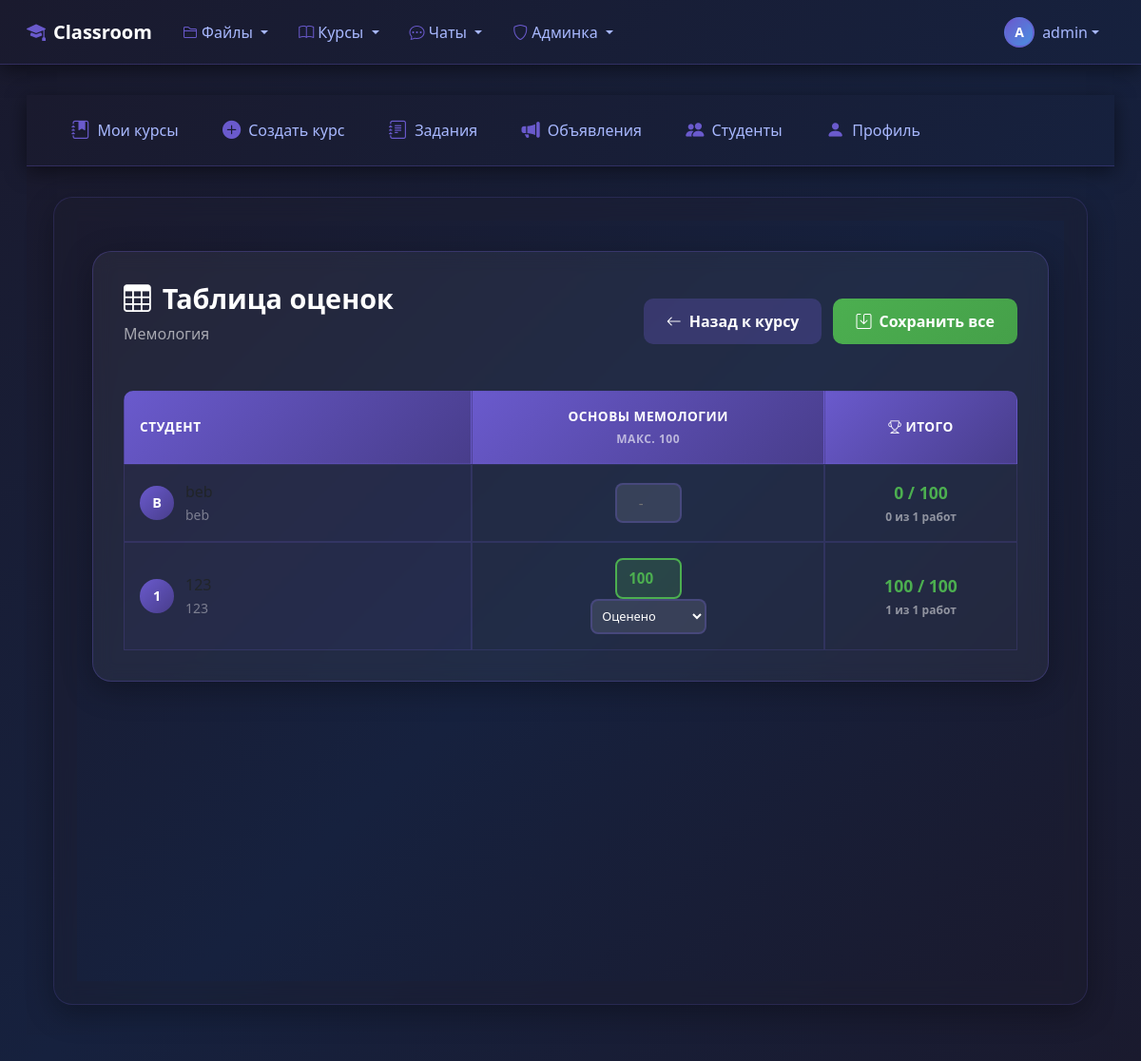
The page /2/gradebook/ (signed in) on the database as committed earlier.
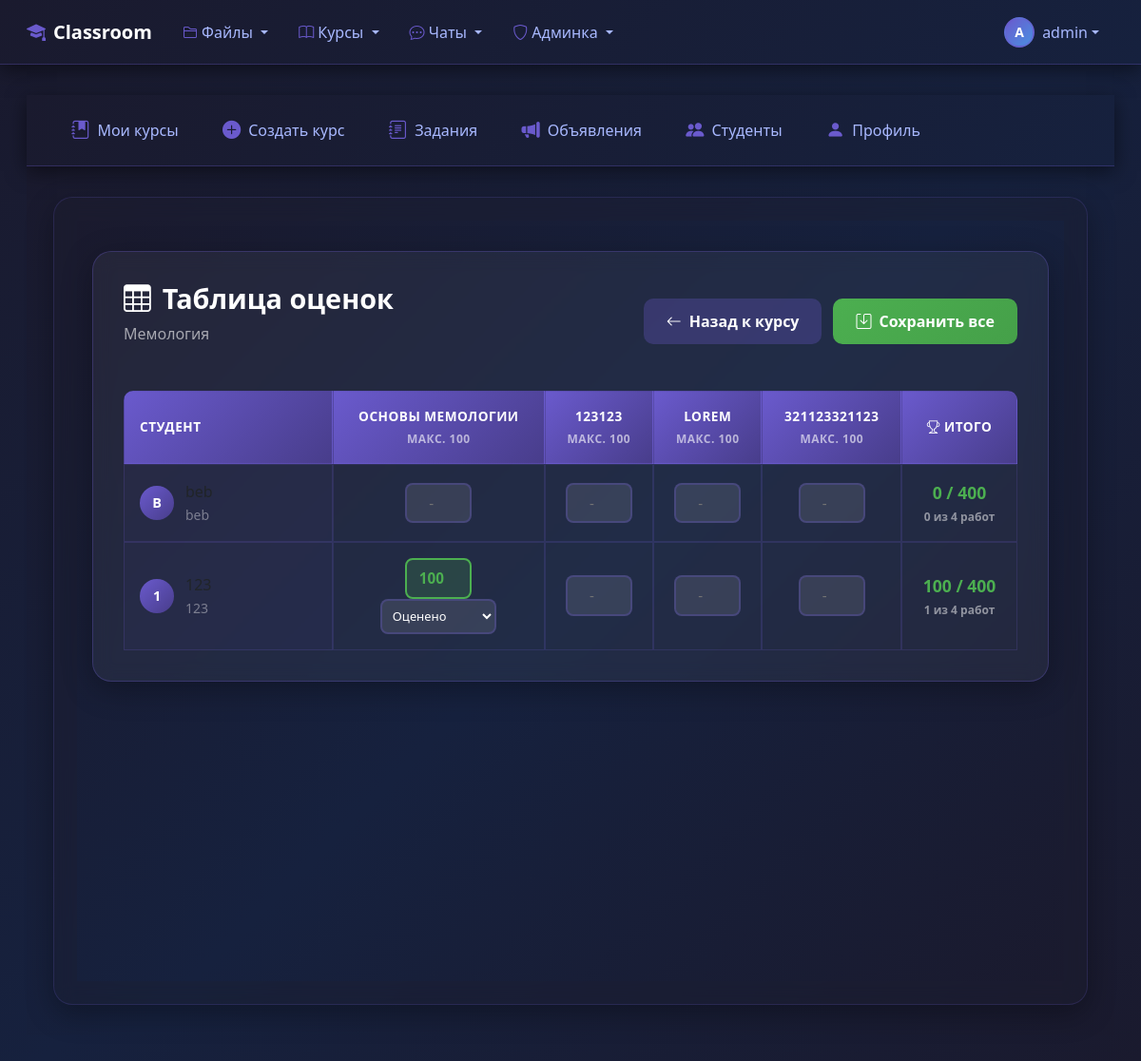
The same page on the database as committed later.
### classroom_core/models.py (models this page shows, shortened)
class Assignment(models.Model ):
    STATUS_CHOICES =[
   ('draft','Черновик'),
   ('published','Опубликовано'),
   ('closed','Закрыто'),
    ]
    course =models.ForeignKey(
    Course,
    on_delete =models.CASCADE ,
    related_name ='assignments',
    null = True,
    )
    section =models.ForeignKey(
    CourseSection ,
    on_delete =models.SET_NULL ,
    null =True,
    blank =True,
    related_name ='assignments'
    )
    title =models.CharField(max_length =255 )
    description =models.TextField()
    status =models.CharField(
    max_length =20 ,
    choices =STATUS_CHOICES ,
    default ='draft'
    )
    due_date =models.DateTimeField(null =True ,blank =True )
    allow_late_submissions =models.BooleanField(default =False )
    max_points =models.IntegerField(default =100 )
    passing_score =models.IntegerField(default =50 )
    is_group_assignment =models.BooleanField(default =False )
    group_size_min=models.IntegerField(default=1)
    group_size_max=models.IntegerField(default=1)
    attachment =models.FileField(
    upload_to ='assignment_attachments/',
    null =True ,
    blank =True
    )
    created_at =models.DateTimeField(auto_now_add =True )
    updated_at =models.DateTimeField(auto_now =True )
    published_at =models.DateTimeField(null =True ,blank =True )
    class Meta :
        ordering =['-due_date','-created_at']
        verbose_name ='Задание'
        verbose_name_plural ='Задания'

### classroom_core/views.py (the view)
# urls.py: path('<int:course_id>/gradebook/', views.course_gradebook, name='course_gradebook'),
@login_required
def course_gradebook(request, course_id):
    course = get_object_or_404(Course, id=course_id)
    if not course.can_access(request.user):
        raise PermissionDenied
    can_grade = course.can_edit(request.user)
    if not can_grade:
        raise PermissionDenied
    students = course.get_all_enrolled_students() #.order_by('first_name', 'last_name', 'username')
    assignments = course.assignments.filter(status='published').order_by('created_at')
    submissions = AssignmentSubmission.objects.filter(
        assignment__in=assignments
    ).select_related('student', 'assignment')
    submissions_dict = {}
    for sub in submissions:
        key = (sub.student.id, sub.assignment.id)
        submissions_dict[key] = sub
    grade_matrix = []
    for student in students:
        student_row = {
            'student': student,
            'grades': [],
            'total_score': 0,
            'max_score': 0,
            'graded_count': 0,
        }
        for assignment in assignments:
            key = (student.id, assignment.id)
            submission = submissions_dict.get(key)
            grade_entry = {
                'assignment': assignment,
                'submission': submission,
                'score': submission.score if submission and submission.score is not None else None,
                'max_points': assignment.max_points,
                'status': submission.status if submission else None,
            }
            student_row['grades'].append(grade_entry)
            if submission and submission.score is not None:
                student_row['total_score'] += submission.score
                student_row['graded_count'] += 1
            student_row['max_score'] += assignment.max_points
        grade_matrix.append(student_row)
    context = {
        'course': course,
        'students': students,
        'assignments': assignments,
        'grade_matrix': grade_matrix,
        'can_grade': can_grade,
    }
    return render(request, 'classroom_core/course_gradebook.html', context)

### classroom_core/models.py (called while the page is built, shortened)
    def is_teacher(self):
        return self.role == 'teacher'

    def is_staff(self):
        return self.role == 'staff'

    def can_access(self, user):
        if user.is_superuser:
            return True

    def can_edit(self, user):
        return user == self.instructor or user.is_superuser or user.profile.is_staff()

    def get_all_enrolled_students(self):
        individual_students = set(self.students.all())
        group_students = set()
        for group in self.student_groups.all():
            for profile in group.students.all():
                group_students.add(profile.user)
        return individual_students.union(group_students)

### templates/classroom_core/course_gradebook.html (shortened to what the changed rows need)
{% extends "classroom_core/base_courses.html" %}
{% block courses_content %}
<div class="dark-theme-gradebook">
    <div class="gradebook-container">
        <div class="gradebook-header">
            <div>
                <h1 class="gradebook-title">
                    <i class="bi bi-table"></i>
                    Таблица оценок
                </h1>
            </div>
        </div>
        {% if students and assignments %}
        <div style="overflow-x: auto;">
            <table class="gradebook-table">
                <thead>
                    <tr>
                        <th>Студент</th>
                        {% for assignment in assignments %}
                        <th>
                            {{ assignment.title }}
                            <span class="assignment-max-points">макс. {{ assignment.max_points }}</span>
                        </th>
                        {% endfor %}
                        <th>
                            <i class="bi bi-trophy"></i>
                            Итого
                        </th>
                    </tr>
                </thead>
                <tbody>
                    {% for row in grade_matrix %}
                    <tr>
                        <td>
                            <div class="student-cell">
                                <div class="student-avatar">
                                    {{ row.student.get_full_name|default:row.student.username|slice:":1"|upper }}
                                </div>
                                <div>
                                    <div>{{ row.student.get_full_name|default:row.student.username }}</div>
                                    <small style="color: rgba(255,255,255,0.4);">{{ row.student.username }}</small>
                                </div>
                            </div>
                        </td>
                        {% for grade in row.grades %}
                        <td>
                            {% if grade.submission %}
                            <div class="tooltip-grade">
                                <input type="number"
                                       class="grade-input {% if grade.score is not None %}has-grade{% endif %}"
                                       id="score_{{ row.student.id }}_{{ grade.assignment.id }}"
                                       value="{{ grade.score|default:'' }}"
                                       min="0"
                                       max="{{ grade.max_points }}"
                                       data-student-id="{{ row.student.id }}"
                                       data-assignment-id="{{ grade.assignment.id }}"
                                       onchange="onGradeChange(this)">
                            </div>
                            <select class="status-select"
                                    id="status_{{ row.student.id }}_{{ grade.assignment.id }}"
                                    data-student-id="{{ row.student.id }}"
                                    data-assignment-id="{{ grade.assignment.id }}"
                                    onchange="onGradeChange(this)">
                                <option value="graded" {% if grade.status == 'graded' %}selected{% endif %}>Оценено</option>
                            </select>
                            {% else %}
                            <input type="number"
                                   class="grade-input"
                                   id="score_{{ row.student.id }}_{{ grade.assignment.id }}"
                                   placeholder="-"
                                   min="0"
                                   max="{{ grade.max_points }}"
                                   data-student-id="{{ row.student.id }}"
                                   data-assignment-id="{{ grade.assignment.id }}"
                                   onchange="onGradeChange(this)">
                            {% endif %}
                        </td>
                        {% endfor %}
                        <td class="total-score">
                            {{ row.total_score }} / {{ row.max_score }}
                            {% if row.max_score > 0 %}
                            <span class="graded-count">
                                {{ row.graded_count }} из {{ assignments.count }} работ
                            </span>
                            {% endif %}
                        </td>
                    </tr>
                    {% endfor %}
                </tbody>
            </table>
        </div>
        {% endif %}
    </div>
</div>
{% endblock %}

Rows that differ between the two databases and show on the page:
added Assignment: title "123123", max_points "100"
added Assignment: title "LOREM", max_points "100"
added Assignment: title "321123321123", max_points "100"
Other text that changed with them:
{{ row.max_score }}: "100" → "400"
{{ assignments.count }}: "1" → "4"
